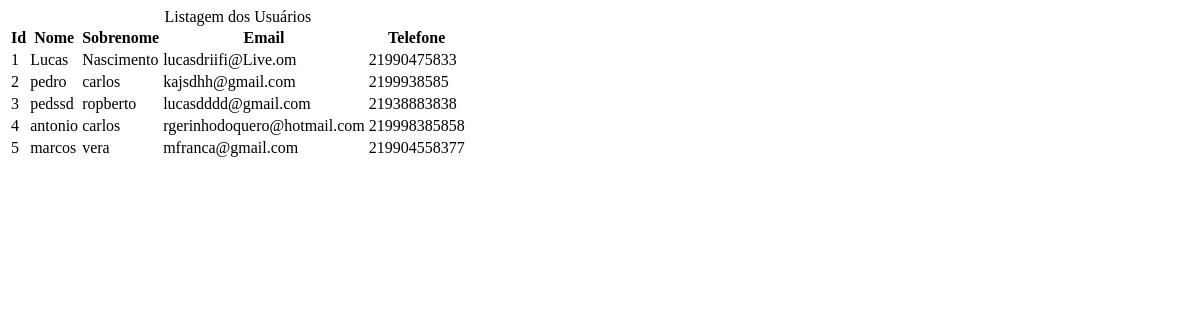
The page /usuario/listar/ on the database as committed earlier.
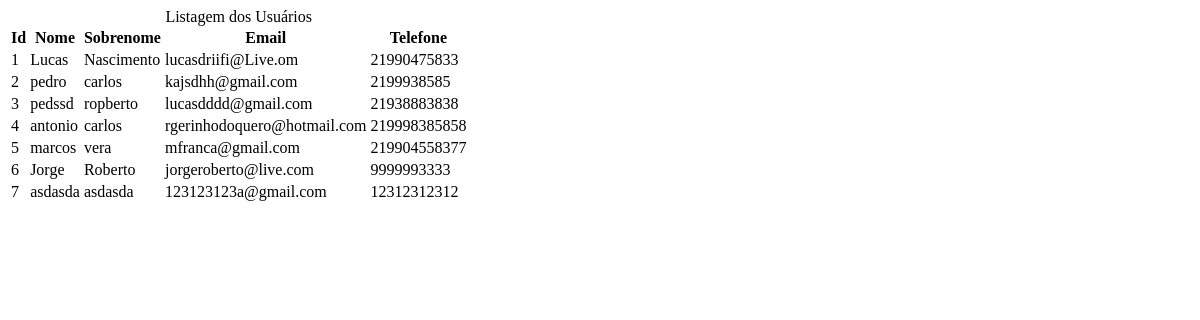
The same page on the database as committed later.
### sistema/models.py (models this page shows, shortened)
class Usuario(models.Model):
    nome = models.CharField(max_length=50)
    sobrenome = models.CharField(max_length=50)
    cpf = models.CharField(max_length=11)
    telefone = models.CharField(max_length=20)
    email = models.EmailField()
    endereco = models.CharField(max_length=100)
    data_cadastro = models.DateTimeField(default=timezone.now)
    ativo = models.BooleanField(default=True)
    imagem = models.ImageField(blank=True, upload_to='imagens/%Y/%m')

### usuarios/views.py (the view)
# urls.py: path('listar/', views.listarUsuarios),
def listarUsuarios(request):
    usuarios = Usuario.objects.all()
    context = {
        'usuarios': usuarios,
    }
    return render(
        request,
        'usuarios/listar.html',
        context,
    )

### sistema/templates/usuarios/listar.html
<div class="container">
    <table class="table">
        <caption class="table-caption">
            Listagem dos Usuários
        </caption>
        <thead>
            <tr class="table-row table-row-header">
                <th class="table-header">Id</th>
                <th class="table-header">Nome</th>
                <th class="table-header">Sobrenome</th>
                <th class="table-header">Email</th>
                <th class="table-header">Telefone</th>
            </tr>
        </thead>
        <tbody>
            {% for usuario in usuarios %}
                <tr class="table-row">
                    <td class="table-cel"> {{ usuario.id }} </td>
                    <td class="table-cel">{{ usuario.nome }} </td>
                    <td class="table-cel">{{ usuario.sobrenome }} </td>
                    <td class="table-cel">{{ usuario.email }} </td>
                    <td class="table-cel">{{ usuario.telefone }} </td>
                </tr>
            {% endfor %}
        </tbody>
    </table>
</div>

Rows that differ between the two databases and show on the page:
added Usuario: id "6", nome "Jorge", sobrenome "Roberto", email "jorgeroberto@live.com", telefone "9999993333"
added Usuario: id "7", nome "asdasda", sobrenome "asdasda", email "123123123a@gmail.com", telefone "12312312312"
